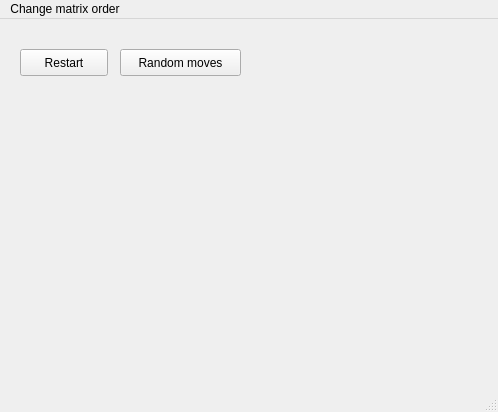
<?xml version="1.0" encoding="UTF-8"?>
<ui version="4.0">
 <class>Window</class>
 <widget class="QMainWindow" name="Window">
  <property name="geometry">
   <rect>
    <x>0</x>
    <y>0</y>
    <width>498</width>
    <height>412</height>
   </rect>
  </property>
  <property name="windowTitle">
   <string>Window</string>
  </property>
  <widget class="QWidget" name="centralWidget">
   <widget class="QPushButton" name="btnRestart">
    <property name="enabled">
     <bool>true</bool>
    </property>
    <property name="geometry">
     <rect>
      <x>20</x>
      <y>30</y>
      <width>88</width>
      <height>27</height>
     </rect>
    </property>
    <property name="text">
     <string>Restart</string>
    </property>
    <property name="autoDefault">
     <bool>false</bool>
    </property>
    <property name="default">
     <bool>false</bool>
    </property>
    <property name="flat">
     <bool>false</bool>
    </property>
   </widget>
   <widget class="QPushButton" name="btnRandomMoves">
    <property name="enabled">
     <bool>true</bool>
    </property>
    <property name="geometry">
     <rect>
      <x>120</x>
      <y>30</y>
      <width>121</width>
      <height>27</height>
     </rect>
    </property>
    <property name="text">
     <string>Random moves</string>
    </property>
    <property name="autoDefault">
     <bool>false</bool>
    </property>
    <property name="default">
     <bool>false</bool>
    </property>
    <property name="flat">
     <bool>false</bool>
    </property>
   </widget>
  </widget>
  <widget class="QMenuBar" name="menuBar">
   <property name="geometry">
    <rect>
     <x>0</x>
     <y>0</y>
     <width>498</width>
     <height>24</height>
    </rect>
   </property>
   <widget class="QMenu" name="menu">
    <property name="title">
     <string>Change matrix order</string>
    </property>
    <addaction name="actionOrder2"/>
    <addaction name="actionOrder3"/>
    <addaction name="actionOrder4"/>
    <addaction name="actionOrder5"/>
    <addaction name="actionOrder6"/>
    <addaction name="actionOrder8"/>
    <addaction name="actionOrder10"/>
    <addaction name="separator"/>
    <addaction name="actionOther"/>
   </widget>
   <addaction name="menu"/>
  </widget>
  <widget class="QStatusBar" name="statusBar"/>
  <action name="actionOrder2">
   <property name="text">
    <string>Matrix order: 2</string>
   </property>
  </action>
  <action name="actionOrder3">
   <property name="text">
    <string>Matrix order: 3</string>
   </property>
  </action>
  <action name="actionOrder4">
   <property name="text">
    <string>Matrix order: 4</string>
   </property>
  </action>
  <action name="actionOrder5">
   <property name="text">
    <string>Matrix order: 5</string>
   </property>
  </action>
  <action name="actionOther">
   <property name="text">
    <string>Other matrix order</string>
   </property>
  </action>
  <action name="actionOrder6">
   <property name="text">
    <string>Matrix order: 6</string>
   </property>
  </action>
  <action name="actionOrder8">
   <property name="text">
    <string>Matrix order: 8</string>
   </property>
  </action>
  <action name="actionOrder10">
   <property name="text">
    <string>Matrix order: 10</string>
   </property>
  </action>
 </widget>
 <layoutdefault spacing="6" margin="11"/>
 <resources/>
 <connections/>
</ui>
